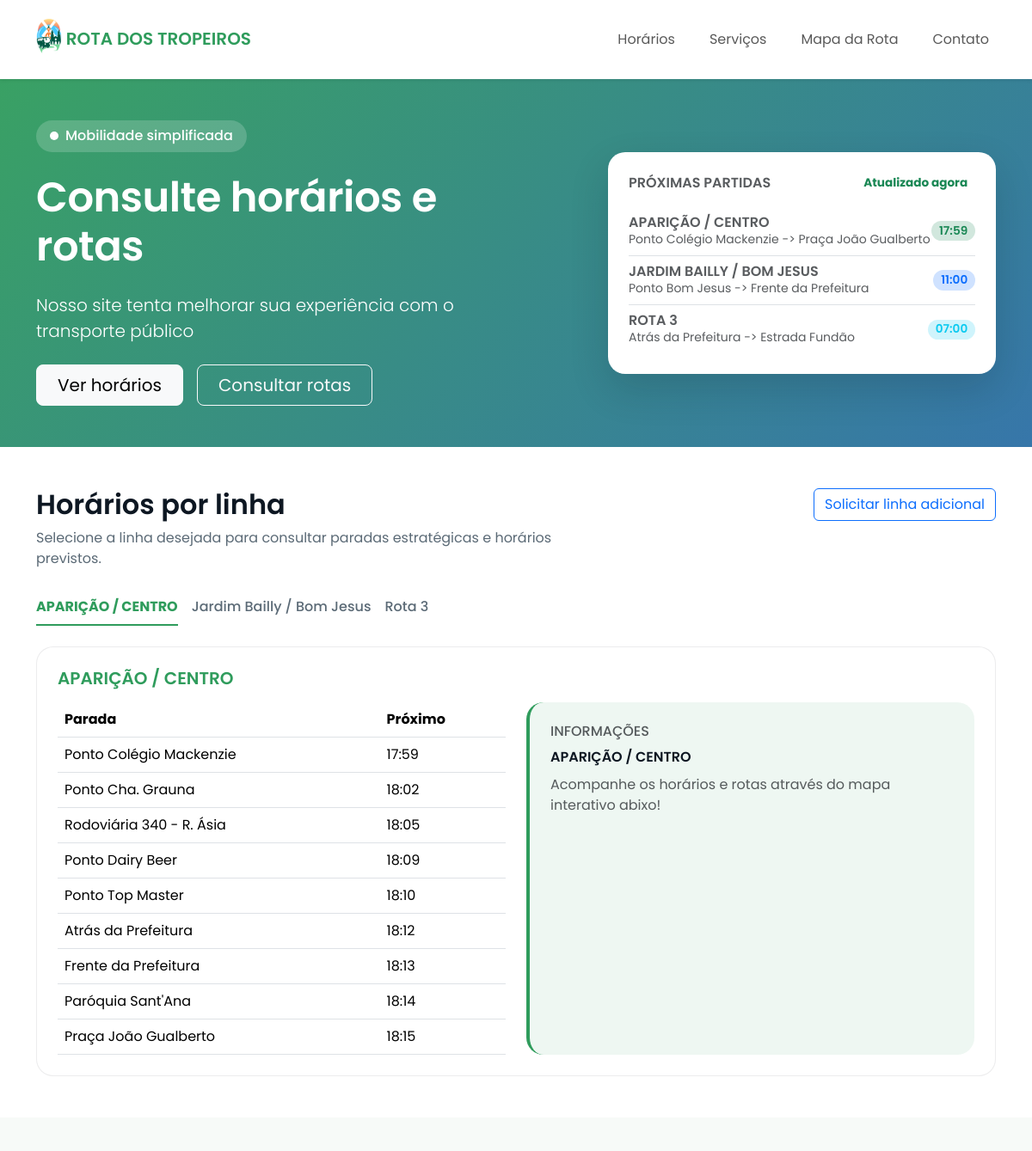
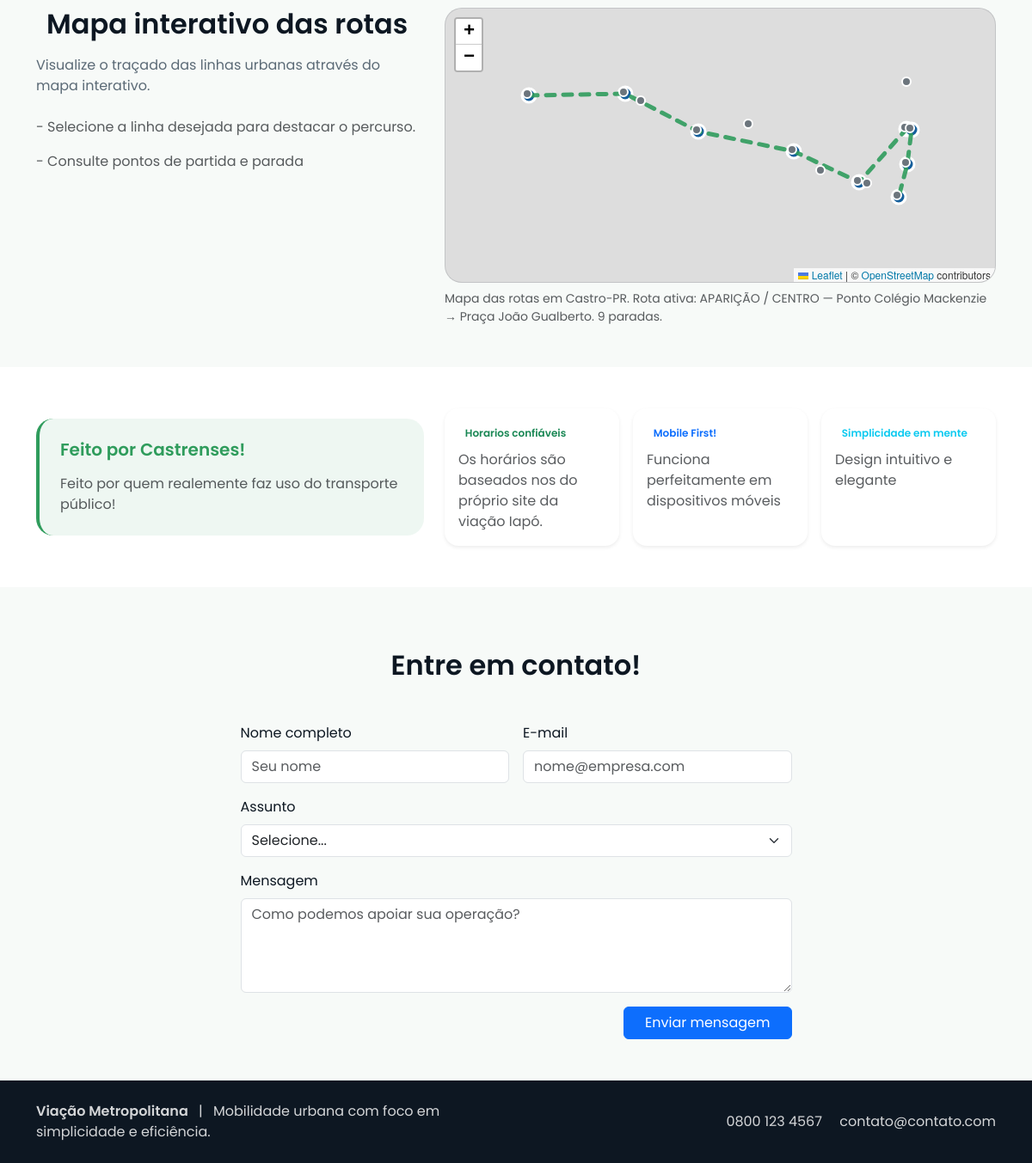
The page / on the database its author committed (2 pictures, top to bottom).
### rotas/models.py (models this page shows, shortened)
class Rota(models.Model):
    nome = models.CharField(
        max_length=200,
        help_text="Nome ou identificador da rota"
    )
    ativo = models.BooleanField(
        default=True,
        help_text="Indica se a rota esta na operação"
    )
    class Meta:
        verbose_name = "Rota"
        verbose_name_plural = "Rotas"
        ordering = ['nome']

class Parada(models.Model):
    endereco = models.CharField(
        max_length=255,
        help_text="Descrição do endereço ou nome da parada"
    )
    latitude_longitude = models.CharField(
        max_length=50,
        help_text="Coordenadas no formato 'latitude,longitude' (ex: -24.7988039,-49.9928598)"
    )
    ativo = models.BooleanField(
        default=True,
        help_text="Indica se a parada está atualmente em uso"
    )
    class Meta:
        verbose_name = "Parada"
        verbose_name_plural = "Paradas"
        ordering = ['endereco']

class RotaParadaHorario(models.Model):
    rota = models.ForeignKey(
        Rota,
        on_delete=models.CASCADE,
        related_name="horarios_parada"
    )
    parada = models.ForeignKey(
        Parada,
        on_delete=models.CASCADE,
        related_name="horarios_rota"
    )
    horario = models.TimeField(
        help_text="Horário programado para a passagem do ônibus nesta parada"
    )
    ativo = models.BooleanField(
        default=True,
        help_text="Indica se este horário específico nesta parada/rota está ativo"
    )
    class Meta:
        verbose_name = "Horário da Rota na Parada"
        verbose_name_plural = "Horários das Rotas nas Paradas"
        unique_together = ('rota', 'parada', 'horario')
        ordering = ['rota', 'horario']

### rotas/views.py (the view)
# urls.py: path("", views.index, name="index"),
def index(request):
    rotas = Rota.objects.filter(ativo=True).prefetch_related('horarios_parada__parada')
    proximas_partidas = get_proximas_partidas(rotas)
    total_rotas = rotas.count()
    total_passageiros = "2 mil"  # Passageiros diários em Castro
    routes_data = generate_routes_data(rotas)
    all_stops_data = get_all_stops()
    context = {
        'rotas': rotas,
        'proximas_partidas': proximas_partidas,
        'total_rotas': total_rotas,
        'total_passageiros': total_passageiros,
        'routes_data': json.dumps(routes_data),
        'all_stops_data': json.dumps(all_stops_data),
    }
    return render(request, 'rotas/index.html', context)

### rotas/templates/rotas/index.html (shortened to what this page needs)
{% load static %}
<!DOCTYPE html>
<html lang="pt-BR">
<head>
    {% include 'rotas/includes/_head.html' %}
</head>
<body>
    {% include 'rotas/includes/_nav.html' %}
   {% include 'rotas/includes/_header.html' %}
    {% include 'rotas/includes/_horarios.html' %}
    {% include 'rotas/includes/_mapa.html' %}
    {% include 'rotas/includes/_indicadores.html' %}
    {% include 'rotas/includes/_contato.html' %}
    {% include 'rotas/includes/_footer.html' %}
</body>
</html>

### rotas/templates/rotas/includes/_head.html (shortened to what this page needs)
{% load static %}
<link href="https://cdn.jsdelivr.net/npm/bootstrap@5.3.3/dist/css/bootstrap.min.css" rel="stylesheet"
>
<link rel="stylesheet" href="https://unpkg.com/leaflet@1.9.4/dist/leaflet.css">
   <link rel="stylesheet" href="{% static 'css/style.css' %}">

### rotas/templates/rotas/includes/_nav.html (shortened to what this page needs)
<nav class="navbar navbar-expand-lg py-3 shadow-sm sticky-top">
  <div class="container">
    <a class="navbar-brand fw-semibold text-uppercase" href="#">
      <img src="/static/media/logo.png" alt="logo" height="50" width="30">
      <span>Rota dos Tropeiros</span>
    </a>
    <div class="collapse navbar-collapse justify-content-end" id="navbarNav">
      <ul class="navbar-nav gap-lg-4">
        <li class="nav-item">
          <a class="nav-link" aria-current="page" href="#horarios">Horários</a>
        </li>
        <li class="nav-item">
          <a class="nav-link" href="#servicos">Serviços</a>
        </li>
        <li class="nav-item">
          <a class="nav-link" href="#rota">Mapa da Rota</a>
        </li>
        <li class="nav-item">
          <a class="nav-link" href="#contato">Contato</a>
        </li>
      </ul>
    </div>
  </div>
</nav>

### rotas/templates/rotas/includes/_header.html
<header class="hero py-5 py-lg-6">
  <div class="container position-relative">
    <div class="row align-items-center">
      <div class="col-lg-6">
        <span class="badge-line mb-4 d-inline-flex align-items-center gap-2">
          <span class="d-inline-block rounded-pill"
            style="width: 10px; height: 10px; background-color: var(--vm-white);"></span>
          Mobilidade simplificada
        </span>
        <h1 class="display-5 mb-4">Consulte horários e rotas</h1>
        <p class="lead mb-4">
          Nosso site tenta melhorar sua experiência com o transporte público
        </p>
        <div class="d-flex flex-wrap gap-3">
          <a class="btn btn-light btn-lg px-4" href="#horarios">Ver horários</a>
          <a class="btn btn-outline-light btn-lg px-4" href="#rota">Consultar rotas</a>
        </div>
      </div>
      <div class="col-lg-5 offset-lg-1">
        {% include 'rotas/includes/_ProximosHorarios.html' %}
      </div>
    </div>
  </div>
  </header>

### rotas/templates/rotas/includes/_ProximosHorarios.html
<div class="floating-card p-4">
    <div class="d-flex justify-content-between align-items-center mb-3">
        <span class="text-uppercase text-muted fw-semibold">Próximas partidas</span>
        <span class="badge text-bg-success-subtle text-success">Atualizado agora</span>
    </div>
    <div class="list-group list-group-flush">
        {% for partida in proximas_partidas %}
        <div class="list-group-item d-flex justify-content-between align-items-center px-0">
            <div>
                <h6 class="mb-0 fw-semibold text-uppercase text-muted">{{ partida.rota.nome }}</h6>
                <p class="mb-0 small text-muted">{{ partida.origem }} -> {{ partida.destino }}</p>
            </div>
            <span class="badge rounded-pill bg-{{ partida.badge_color }}-subtle text-{{ partida.badge_color }} fw-semibold">
                {{ partida.horario }}
            </span>
        </div>
        {% empty %}
        <div class="list-group-item px-0">
            <p class="mb-0 text-muted">Nenhuma partida programada no momento.</p>
        </div>
        {% endfor %}
    </div>
</div>

### rotas/templates/rotas/includes/_horarios.html
<section id="horarios" class="py-5 bg-white">
  <div class="container">
    <div class="d-flex flex-column flex-lg-row justify-content-between align-items-start mb-4">
      <div>
        <h2 class="section-title fw-semibold mb-2">Horários por linha</h2>
        <p class="section-subtitle mb-0">
          Selecione a linha desejada para consultar paradas estratégicas e horários previstos.</p>
      </div>
      <a class="btn btn-outline-primary mt-3 mt-lg-0" href="#contato">Solicitar linha adicional</a>
    </div>
    <ul class="nav nav-underline schedule-tabs mb-4" id="lineTabs" role="tablist">
      {% for rota in rotas %}
      <li class="nav-item" role="presentation">
        <button class="nav-link {% if forloop.first %}active{% endif %}" id="tab-{{ rota.id }}" data-bs-toggle="tab"
          data-bs-target="#linha{{ rota.id }}" type="button" role="tab" aria-controls="linha{{ rota.id }}"
          aria-selected="{% if forloop.first %}true{% else %}false{% endif %}" data-route="linha{{ rota.id }}">
          {{ rota.nome }}
        </button>
      </li>
      {% endfor %}
    </ul>
    <div class="tab-content">
      {% for rota in rotas %}
      <div class="tab-pane fade {% if forloop.first %}show active{% endif %}" id="linha{{ rota.id }}" role="tabpanel"
        aria-labelledby="tab-{{ rota.id }}">
        <div class="schedule-card p-4">
          <h5 class="fw-semibold mb-3" style="color: var(--vm-primary);">{{ rota.nome }}</h5>
          <div class="row g-4">
            <div class="col-lg-6">
              <table class="table align-middle mb-0">
                <thead>
                  <tr>
                    <th scope="col">Parada</th>
                    <th scope="col">Próximo</th>
                  </tr>
                </thead>
                <tbody>
                  {% for horario in rota.horarios_parada.all %}
                  {% if horario.ativo %}
                  <tr>
                    <td>{{ horario.parada.endereco }}</td>
                    <td>{{ horario.horario|date:"H:i" }}</td>
                  </tr>
                  {% endif %}
                  {% empty %}
                  <tr>
                    <td colspan="3" class="text-cente text-muted">Nenhum horário cadastrado</td>
                  </tr>
                  {% endfor %}
                </tbody>
              </table>
            </div>
            <div class="col-lg-6">
              <div class="callout p-4 h-100">
                <h6 class="text-uppercase text-muted">Informações</h6>
                <p class="fw-semibold mb-2">{{ rota.nome }}</p>
                <p class="text-muted mb-0">
                  Acompanhe os horários e rotas através do mapa interativo abixo!
                </p>
              </div>
            </div>
          </div>
        </div>
      </div>
      {% endfor %}
    </div>
  </div>
</section>

### rotas/templates/rotas/includes/_mapa.html (shortened to what this page needs)
    <section id="rota" class="py-5">
      <div class="container">
        <div class="row g-4">
          <div class="col-lg-5">
            <h2 class="section-title fw-semibold mb-3 container">Mapa interativo das rotas</h2>
            <p class="section-subtitle mb-4">
              Visualize o traçado das linhas urbanas através do mapa interativo.
            </p>
            <ul class="list-unstyled text-muted mb-4">
              <li class="mb-2">- Selecione a linha desejada para destacar o percurso.</li>
              <li class="mb-2 py-2">- Consulte pontos de partida e parada</li>
            </ul>
          </div>
          <div class="col-lg-7">
            <div id="routeMap"></div>
            <small id="routeMapInfo" class="d-block text-muted mt-2">
            </small>
          </div>
        </div>
      </div>
    </section>

### rotas/templates/rotas/includes/_indicadores.html
    <section class="py-5 bg-white">
      <div class="container">
        <div class="row g-4 align-items-center">
          <div class="col-lg-5">
            <div class="callout p-4">
              <h5 class="fw-semibold mb-3" style="color: var(--vm-primary);">Feito por Castrenses!</h5>
              <p class="text-muted mb-0">
                Feito por quem realemente faz uso do transporte público!
              </p>
            </div>
          </div>
          <div class="col-lg-7">
            <div class="row g-3">
              <div class="col-md-4">
                <div class="card border-0 shadow-sm rounded-4 h-100">
                  <div class="card-body">
                    <span class="badge text-bg-success-subtle text-success fw-semibold mb-2">Horarios confiáveis</span>
                    <p class="mb-0 text-muted">Os horários são baseados nos do próprio site da viação Iapó.</p>
                  </div>
                </div>
              </div>
              <div class="col-md-4">
                <div class="card border-0 shadow-sm rounded-4 h-100">
                  <div class="card-body">
                    <span class="badge text-bg-primary-subtle text-primary fw-semibold mb-2">Mobile First!</span>
                    <p class="mb-0 text-muted">Funciona perfeitamente em dispositivos móveis</p>
                  </div>
                </div>
              </div>
              <div class="col-md-4">
                <div class="card border-0 shadow-sm rounded-4 h-100">
                  <div class="card-body">
                    <span class="badge text-bg-info-subtle text-info fw-semibold mb-2">Simplicidade em mente</span>
                    <p class="mb-0 text-muted">Design intuitivo e elegante</p>
                  </div>
                </div>
              </div>
            </div>
          </div>
        </div>
      </div>
    </section>

### rotas/templates/rotas/includes/_contato.html (shortened to what this page needs)
    <section id="contato" class="py-5">
      <div class="container">
        <div class="row justify-content-center">
          <div class="col-lg-7">
            <div class="text-center mb-4">
              <h2 class="section-title fw-semibold p-4">Entre em contato!</h2>
            </div>
            <form class="row g-3">
              <div class="col-md-6">
                <label for="nome" class="form-label">Nome completo</label>
                <input type="text" class="form-control" id="nome" placeholder="Seu nome">
              </div>
              <div class="col-md-6">
                <label for="email" class="form-label">E-mail</label>
                <input type="email" class="form-control" id="email" placeholder="nome@empresa.com">
              </div>
              <div class="col-12">
                <label for="assunto" class="form-label">Assunto</label>
                <select id="assunto" class="form-select">
                  <option selected>Selecione...</option>
                </select>
              </div>
              <div class="col-12">
                <label for="mensagem" class="form-label">Mensagem</label>
                <textarea class="form-control" id="mensagem" rows="4" placeholder="Como podemos apoiar sua operação?"></textarea>
              </div>
              <div class="col-12 d-grid d-md-flex justify-content-md-end">
                <button type="submit" class="btn btn-primary px-4">Enviar mensagem</button>
              </div>
            </form>
          </div>
        </div>
      </div>
    </section>

### rotas/templates/rotas/includes/_footer.html
 <footer class="footer py-4">
      <div class="container">
        <div class="row align-items-center gy-3">
          <div class="col-lg-6">
            <span class="fw-semibold">Viação Metropolitana</span>
            <span class="mx-2">|</span>
            <span>Mobilidade urbana com foco em simplicidade e eficiência.</span>
          </div>
          <div class="col-lg-6 text-lg-end">
            <a href="tel:08001234567" class="me-3">0800 123 4567</a>
            <a href="mailto:contato@viacaometropolitana.com">contato@contato.com</a>
          </div>
        </div>
      </div>
    </footer>

### rotas/static/css/style.css (style rules this page uses)
:root { --vm-primary: #2f9c5c; --vm-white: #ffffff; --vm-blue: #155f9c; --vm-dark: #0d1722; --vm-light: #f7faf8; --vm-muted: #5b6a76; }
body { font-family: "Poppins", sans-serif; color: var(--vm-dark); background-color: var(--vm-light); }
.navbar { background-color: var(--vm-white); }
.navbar-brand { color: var(--vm-primary); }
.navbar-brand span { color: var(--vm-primary); }
.nav-link.active { color: var(--vm-primary) !important; }
.hero { background: linear-gradient(135deg, rgba(47, 156, 92, 0.95), rgba(21, 95, 156, 0.85)); color: var(--vm-white); position: relative; overflow: hidden; }
.hero::after { content: ""; position: absolute; inset: 0; background: url("https://www.transparenttextures.com/patterns/diagonal-stripes.png"); opacity: 0.08; pointer-events: none; }
.hero h1 { font-weight: 600; letter-spacing: -0.01em; }
.floating-card { border-radius: 1.25rem; box-shadow: 0 18px 45px rgba(13, 23, 34, 0.16); background-color: var(--vm-white); }
.floating-card .badge { font-size: 0.85rem; }
.badge-line { background-color: rgba(255, 255, 255, 0.18); color: var(--vm-white); border-radius: 999px; padding: 0.4rem 1rem; font-weight: 500; }
.section-title { color: var(--vm-dark); }
.section-subtitle { color: var(--vm-muted); max-width: 600px; }
.schedule-card { border: 1px solid rgba(13, 23, 34, 0.08); border-radius: 1.25rem; background-color: var(--vm-white); }
.schedule-tabs .nav-link { color: var(--vm-muted); font-weight: 500; }
.schedule-tabs .nav-link.active { color: var(--vm-primary); border-bottom: 2px solid var(--vm-primary); background-color: transparent; }
.callout { border-left: 4px solid var(--vm-primary); background: rgba(47, 156, 92, 0.08); border-radius: 1.25rem; }
#routeMap { width: 100%; height: 320px; border-radius: 1.25rem; border: 1px solid rgba(13, 23, 34, 0.12); overflow: hidden; }
.footer { background: var(--vm-dark); color: rgba(255, 255, 255, 0.82); }
.footer a { color: rgba(255, 255, 255, 0.82); text-decoration: none; }

### rows shown on the page
Rota: rota.nome "APARIÇÃO / CENTRO", origem "Ponto Colégio Mackenzie", destino "Praça João Gualberto", horario "17:59", nome "APARIÇÃO / CENTRO"
Rota: rota.nome "JARDIM BAILLY / BOM JESUS", origem "Ponto Bom Jesus", destino "Frente da Prefeitura", horario "11:00", nome "Jardim Bailly / Bom Jesus"
Rota: rota.nome "ROTA 3", origem "Atrás da Prefeitura", destino "Estrada Fundão", horario "07:00", nome "Rota 3"
RotaParadaHorario: parada.endereco "Ponto Colégio Mackenzie", horario "17:59"
RotaParadaHorario: parada.endereco "Ponto Cha. Grauna", horario "18:02"
RotaParadaHorario: parada.endereco "Rodoviária 340 - R. Ásia", horario "18:05"
RotaParadaHorario: parada.endereco "Ponto Dairy Beer", horario "18:09"
RotaParadaHorario: parada.endereco "Ponto Top Master", horario "18:10"
RotaParadaHorario: parada.endereco "Atrás da Prefeitura", horario "18:12"
RotaParadaHorario: parada.endereco "Frente da Prefeitura", horario "18:13"
RotaParadaHorario: parada.endereco "Paróquia Sant'Ana", horario "18:14"
RotaParadaHorario: parada.endereco "Praça João Gualberto", horario "18:15"
